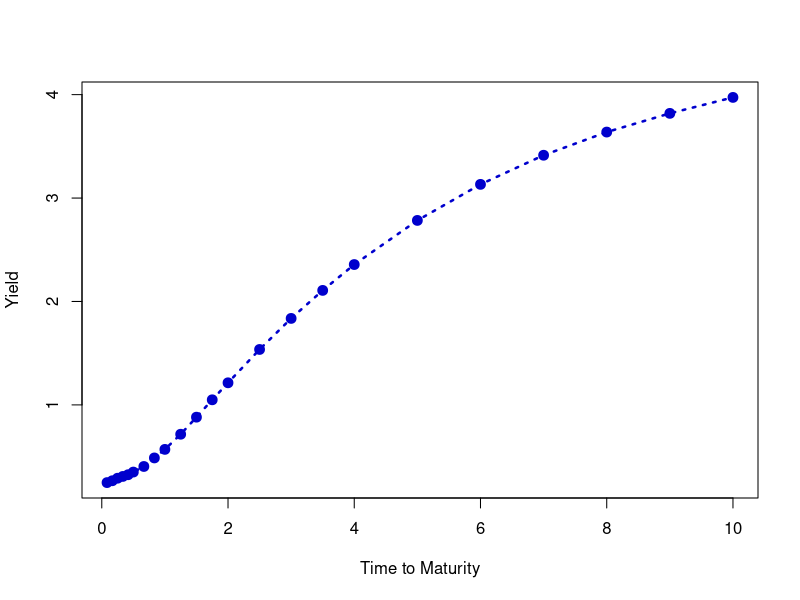

The R script that drew this image:
# clear variables and close windows
rm(list = ls(all = TRUE))
graphics.off()

USY = read.table("USY.txt")		# load data
time = c(seq(1/12, 1/2, by = 1/12), seq(4/6, 1, by = 1/6), seq(1.25, 2, by = 1/4), 
    seq(2.5, 4, by = 1/2), seq(5, 10, by = 1))
yc = USY[NROW(USY), 1:23]

# Plot
plot(time, t(yc), type = "l", lty = 3, lwd = 2.5, col = "blue3", xlab = "Time to Maturity", 
    ylab = "Yield")
points(time, t(yc), col = "blue3", pch = 19, cex = 1.3) 